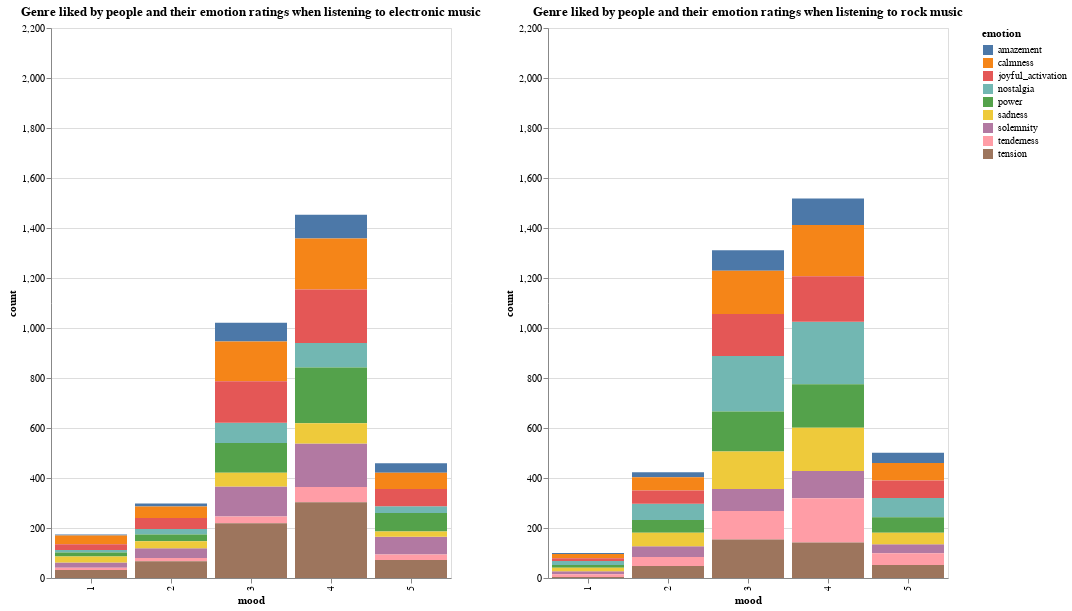

Notebook code for this chart:
### Code cell
c3 = alt.Chart(new_subset[new_subset['genre'] == 'electronic']).mark_bar().encode(
    x='mood:N',
    y=alt.Y('count:Q', scale=alt.Scale(domain=[0, 2200])),
    color='emotion'
).properties(
    title="Genre liked by people and their emotion ratings when listening to electronic music",
    width=400,
    height=550,
)

c4 = alt.Chart(new_subset[new_subset['genre'] == 'rock']).mark_bar().encode(
    x='mood:N',
    y=alt.Y('count:Q', scale=alt.Scale(domain=[0, 2200])),
    color='emotion'
).properties(
    title="Genre liked by people and their emotion ratings when listening to rock music",
    width=400,
    height=550,
)


(c3 | c4 ).resolve_scale(
    y = 'shared'
)

### Figure 1 — Vega-Lite specification as saved in the notebook (floating-point values rounded to 4 significant figures)
{"config": {"view": {"continuousWidth": 400, "continuousHeight": 300}}, "hconcat": [{"data": {"name": "data-1c0c7d90deee41ed82f186bde105ad31"}, "mark": "bar", "encoding": {"color": {"type": "nominal", "field": "emotion"}, "x": {"type": "nominal", "field": "mood"}, "y": {"type": "quantitative", "field": "count", "scale": {"domain": [0, 2200]}}}, "height": 550, "title": "Genre liked by people and their emotion ratings when listening to electronic music", "width": 400}, {"data": {"name": "data-f7a4cf1166b36566f91d3fde4d100021"}, "mark": "bar", "encoding": {"color": {"type": "nominal", "field": "emotion"}, "x": {"type": "nominal", "field": "mood"}, "y": {"type": "quantitative", "field": "count", "scale": {"domain": [0, 2200]}}}, "height": 550, "title": "Genre liked by people and their emotion ratings when listening to rock music", "width": 400}], "resolve": {"scale": {"y": "shared"}}, "$schema": "https://vega.github.io/schema/vega-lite/v4.8.1.json", "datasets": {"data-1c0c7d90deee41ed82f186bde105ad31": [{"mood": 1, "genre": "electronic", "emotion": "amazement", "count": 4}, {"mood": 1, "genre": "electronic", "emotion": "solemnity", "count": 21}, {"mood": 1, "genre": "electronic", "emotion": "tenderness", "count": 9}, {"mood": 1, "genre": "electronic", "emotion": "nostalgia", "count": 10}, {"mood": 1, "genre": "electronic", "emotion": "calmness", "count": 35}, {"mood": 1, "genre": "electronic", "emotion": "power", "count": 16}, {"mood": 1, "genre": "electronic", "emotion": "joyful_activation", "count": 23}, {"mood": 1, "genre": "electronic", "emotion": "tension", "count": 32}, {"mood": 1, "genre": "electronic", "emotion": "sadness", "count": 24}, {"mood": 2, "genre": "electronic", "emotion": "amazement", "count": 12}, {"mood": 2, "genre": "electronic", "emotion": "solemnity", "count": 39}, {"mood": 2, "genre": "electronic", "emotion": "tenderness", "count": 13}, {"mood": 2, "genre": "electronic", "emotion": "nostalgia", "count": 22}, {"mood": 2, "genre": "electronic", "emotion": "calmness", "count": 46}, {"mood": 2, "genre": "electronic", "emotion": "power", "count": 27}, {"mood": 2, "genre": "electronic", "emotion": "joyful_activation", "count": 44}, {"mood": 2, "genre": "electronic", "emotion": "tension", "count": 67}, {"mood": 2, "genre": "electronic", "emotion": "sadness", "count": 28}, {"mood": 3, "genre": "electronic", "emotion": "amazement", "count": 75}, {"mood": 3, "genre": "electronic", "emotion": "solemnity", "count": 120}, {"mood": 3, "genre": "electronic", "emotion": "tenderness", "count": 27}, {"mood": 3, "genre": "electronic", "emotion": "nostalgia", "count": 81}, {"mood": 3, "genre": "electronic", "emotion": "calmness", "count": 159}, {"mood": 3, "genre": "electronic", "emotion": "power", "count": 119}, {"mood": 3, "genre": "electronic", "emotion": "joyful_activation", "count": 166}, {"mood": 3, "genre": "electronic", "emotion": "tension", "count": 219}, {"mood": 3, "genre": "electronic", "emotion": "sadness", "count": 55}, {"mood": 4, "genre": "electronic", "emotion": "amazement", "count": 95}, {"mood": 4, "genre": "electronic", "emotion": "solemnity", "count": 174}, {"mood": 4, "genre": "electronic", "emotion": "tenderness", "count": 61}, {"mood": 4, "genre": "electronic", "emotion": "nostalgia", "count": 98}, {"mood": 4, "genre": "electronic", "emotion": "calmness", "count": 204}, {"mood": 4, "genre": "electronic", "emotion": "power", "count": 223}, {"mood": 4, "genre": "electronic", "emotion": "joyful_activation", "count": 214}, {"mood": 4, "genre": "electronic", "emotion": "tension", "count": 303}, {"mood": 4, "genre": "electronic", "emotion": "sadness", "count": 81}, {"mood": 5, "genre": "electronic", "emotion": "amazement", "count": 38}, {"mood": 5, "genre": "electronic", "emotion": "solemnity", "count": 71}, {"mood": 5, "genre": "electronic", "emotion": "tenderness", "count": 22}, {"mood": 5, "genre": "electronic", "emotion": "nostalgia", "count": 27}, {"mood": 5, "genre": "electronic", "emotion": "calmness", "count": 65}, {"mood": 5, "genre": "electronic", "emotion": "power", "count": 74}, {"mood": 5, "genre": "electronic", "emotion": "joyful_activation", "count": 69}, {"mood": 5, "genre": "electronic", "emotion": "tension", "count": 72}, {"mood": 5, "genre": "electronic", "emotion": "sadness", "count": 21}], "data-f7a4cf1166b36566f91d3fde4d100021": [{"mood": 1, "genre": "rock", "emotion": "amazement", "count": 4}, {"mood": 1, "genre": "rock", "emotion": "solemnity", "count": 12}, {"mood": 1, "genre": "rock", "emotion": "tenderness", "count": 11}, {"mood": 1, "genre": "rock", "emotion": "nostalgia", "count": 16}, {"mood": 1, "genre": "rock", "emotion": "calmness", "count": 17}, {"mood": 1, "genre": "rock", "emotion": "power", "count": 11}, {"mood": 1, "genre": "rock", "emotion": "joyful_activation", "count": 11}, {"mood": 1, "genre": "rock", "emotion": "tension", "count": 4}, {"mood": 1, "genre": "rock", "emotion": "sadness", "count": 14}, {"mood": 2, "genre": "rock", "emotion": "amazement", "count": 20}, {"mood": 2, "genre": "rock", "emotion": "solemnity", "count": 43}, {"mood": 2, "genre": "rock", "emotion": "tenderness", "count": 36}, {"mood": 2, "genre": "rock", "emotion": "nostalgia", "count": 65}, {"mood": 2, "genre": "rock", "emotion": "calmness", "count": 53}, {"mood": 2, "genre": "rock", "emotion": "power", "count": 51}, {"mood": 2, "genre": "rock", "emotion": "joyful_activation", "count": 53}, {"mood": 2, "genre": "rock", "emotion": "tension", "count": 48}, {"mood": 2, "genre": "rock", "emotion": "sadness", "count": 54}, {"mood": 3, "genre": "rock", "emotion": "amazement", "count": 82}, {"mood": 3, "genre": "rock", "emotion": "solemnity", "count": 88}, {"mood": 3, "genre": "rock", "emotion": "tenderness", "count": 114}, {"mood": 3, "genre": "rock", "emotion": "nostalgia", "count": 222}, {"mood": 3, "genre": "rock", "emotion": "calmness", "count": 173}, {"mood": 3, "genre": "rock", "emotion": "power", "count": 160}, {"mood": 3, "genre": "rock", "emotion": "joyful_activation", "count": 168}, {"mood": 3, "genre": "rock", "emotion": "tension", "count": 154}, {"mood": 3, "genre": "rock", "emotion": "sadness", "count": 150}, {"mood": 4, "genre": "rock", "emotion": "amazement", "count": 106}, {"mood": 4, "genre": "rock", "emotion": "solemnity", "count": 109}, {"mood": 4, "genre": "rock", "emotion": "tenderness", "count": 177}, {"mood": 4, "genre": "rock", "emotion": "nostalgia", "count": 250}, {"mood": 4, "genre": "rock", "emotion": "calmness", "count": 205}, {"mood": 4, "genre": "rock", "emotion": "power", "count": 174}, {"mood": 4, "genre": "rock", "emotion": "joyful_activation", "count": 182}, {"mood": 4, "genre": "rock", "emotion": "tension", "count": 142}, {"mood": 4, "genre": "rock", "emotion": "sadness", "count": 173}, {"mood": 5, "genre": "rock", "emotion": "amazement", "count": 41}, {"mood": 5, "genre": "rock", "emotion": "solemnity", "count": 36}, {"mood": 5, "genre": "rock", "emotion": "tenderness", "count": 47}, {"mood": 5, "genre": "rock", "emotion": "nostalgia", "count": 77}, {"mood": 5, "genre": "rock", "emotion": "calmness", "count": 70}, {"mood": 5, "genre": "rock", "emotion": "power", "count": 62}, {"mood": 5, "genre": "rock", "emotion": "joyful_activation", "count": 70}, {"mood": 5, "genre": "rock", "emotion": "tension", "count": 52}, {"mood": 5, "genre": "rock", "emotion": "sadness", "count": 46}]}}
